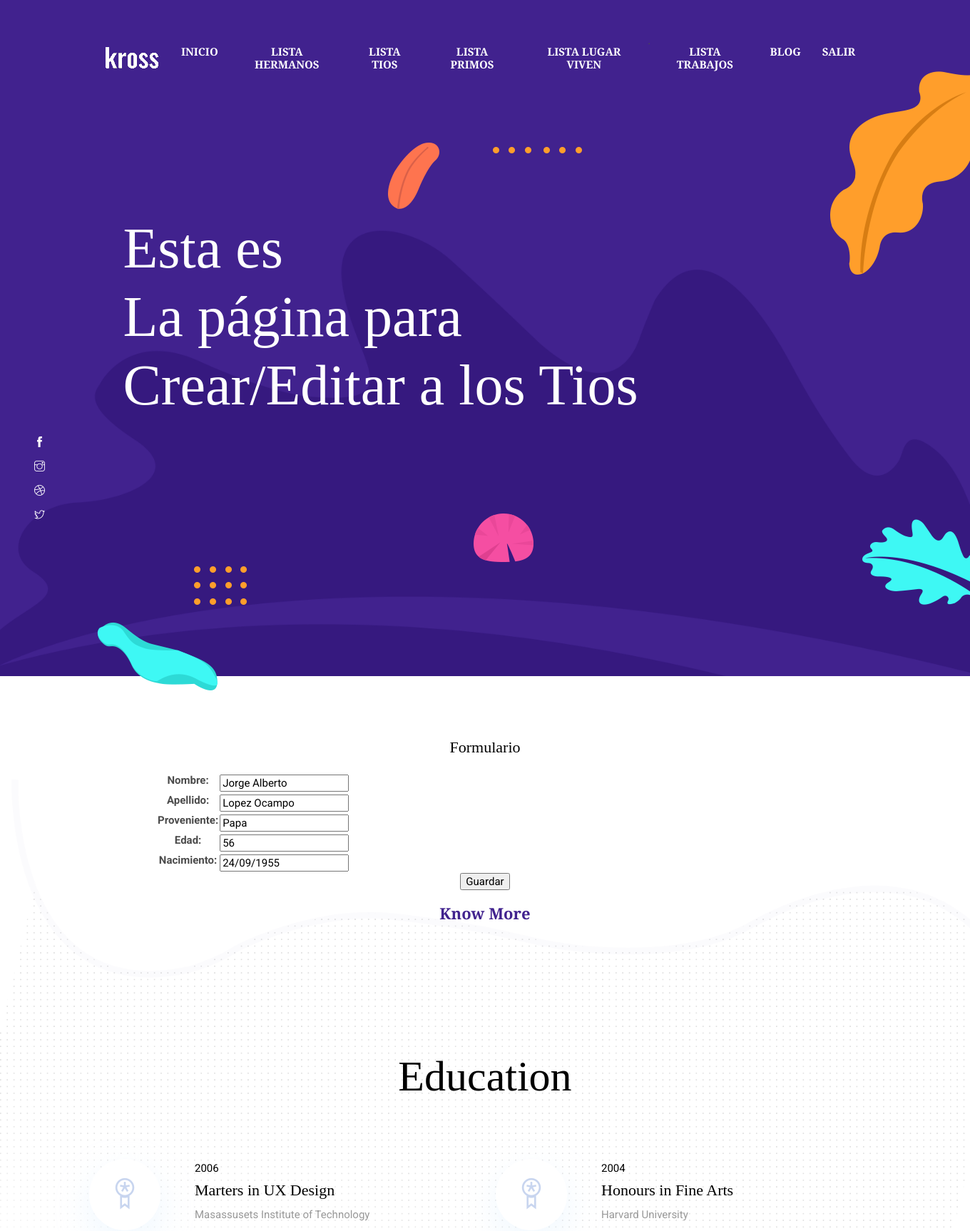
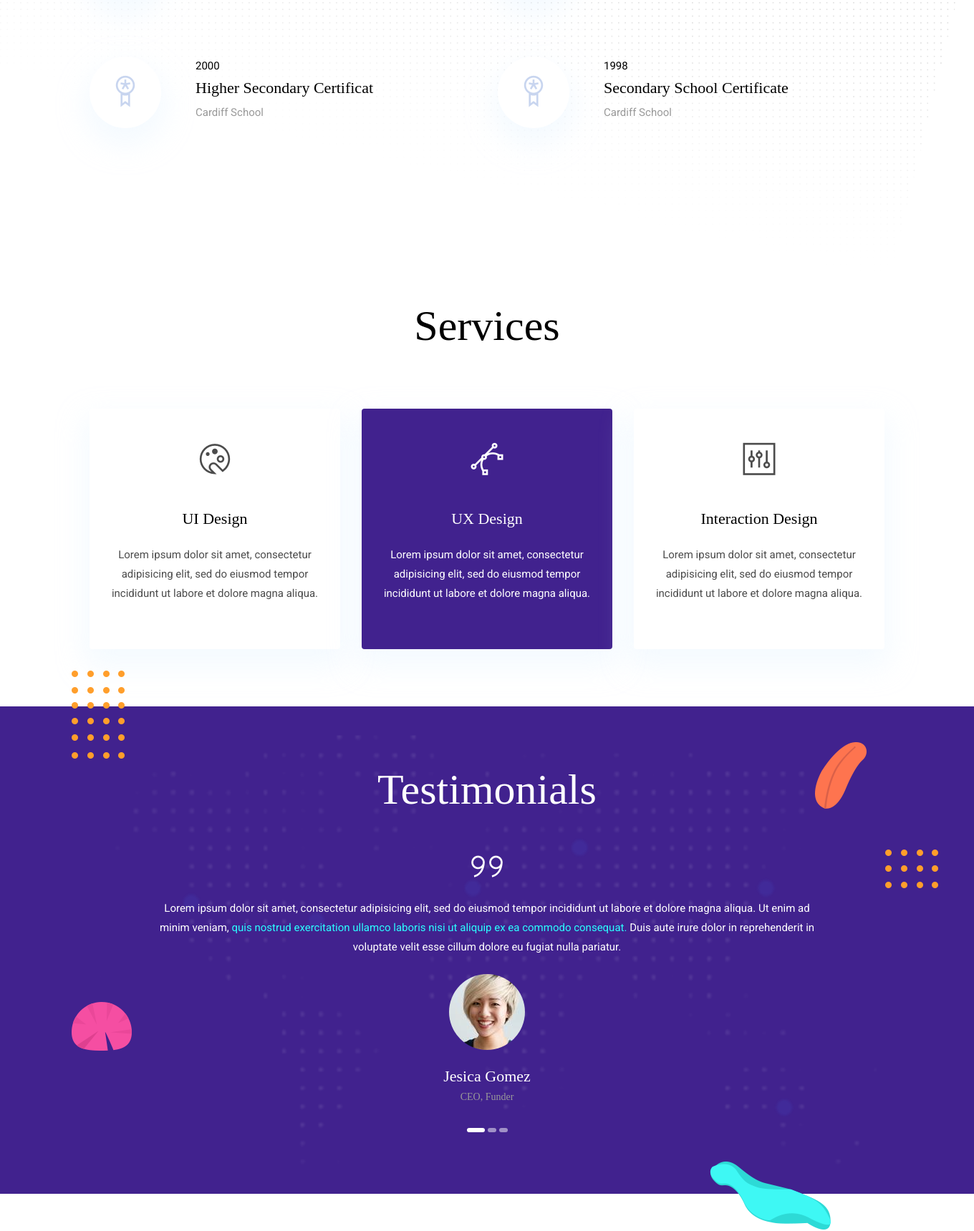
Page /Familia/Tios/Editar/16 (signed in, upper part) on the committed database (2 pictures, top to bottom).
### Familia/models.py (models this page shows, shortened)
class Tios(models.Model):
    nombre=models.CharField(max_length=50)
    apellido=models.CharField(max_length=50)
    proveniente=models.CharField(max_length=10)
    edad=models.IntegerField()
    nacimiento=models.DateField()

### Familia/views.py (the view)
# urls.py: path('Tios/Editar/<pk>',TiosEditar.as_view(), name="TiosEditar"),
class TiosEditar(LoginRequiredMixin, UpdateView):
    model = Tios
    success_url = reverse_lazy('TiosLista')
    fields = ['nombre','apellido','proveniente','edad','nacimiento']

### Familia/templates/Familia/Tios_form.html (shortened to what this page needs)
{% extends 'Familia/padre.html' %}
{% load static %}
{% block titulo %}
  <h1 class="text-white font-tertiary">Esta es<br>La página para<br>Crear/Editar a los Tios</h1>
{% endblock %}
{% block contenido %}
<p class="font-secondary paragraph-lg text-dark">Formulario</p>
<form method="post"> {% csrf_token %}
<table>
  {{ form.as_table }}
</table>
<input type="submit" value="Guardar">
</form>
{% endblock %}

### Familia/static/Familia/css/style.css (style rules this page uses)
body { line-height: 1.2; font-family: "Roboto", sans-serif; -webkit-font-smoothing: antialiased; font-size: 15px; color: #4c4c4c; }
p, .paragraph { font-weight: 400; color: #4c4c4c; font-size: 15px; line-height: 1.8; font-family: "Roboto", sans-serif; }
p-lg, .paragraph-lg { font-size: 22px; }
h1, h2, h3, h4, h5, h6 { color: #000; font-family: "Playfair Display", serif; line-height: 1.2; }
h1, .h1 { font-size: 80px; }
body { background-color: #fff; overflow-x: hidden; }
.text-dark { color: #000 !important; }
.font-secondary { font-family: "Playfair Display", serif !important; }
.font-tertiary { font-family: "Playfair Display", serif !important; }
.hero-area h1 { position: relative; z-index: 2; }

### rows in the picture
Tios: nombre "Jorge Alberto", apellido "Lopez Ocampo", proveniente "Papa", edad "56", nacimiento "24/09/1955"
